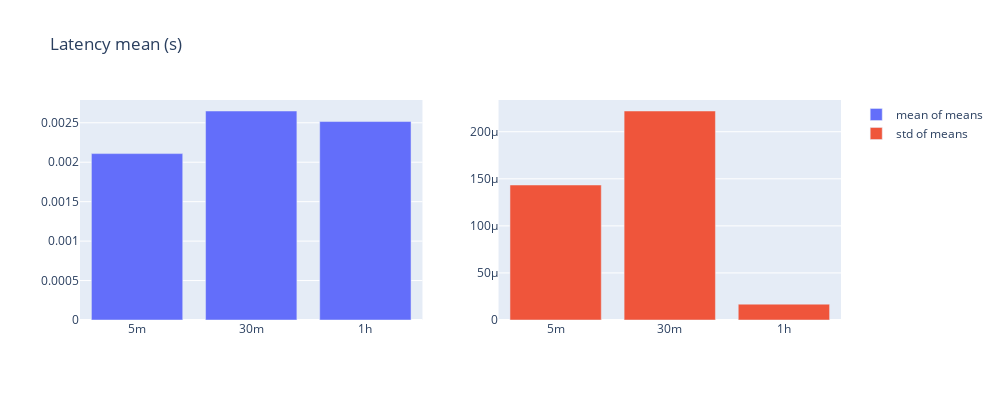

Write notebook code for a chart like this one.
### Code cell
bar_plot("Latency mean (s)", latency_mean)

### Figure 1 — Plotly figure (JSON) as saved in the notebook; plotly's stock layout.template omitted (floating-point values rounded to 4 significant figures)
{"data": [{"name": "mean of means", "type": "bar", "x": ["5m", "30m", "1h"], "xaxis": "x", "y": [0.002109, 0.002649, 0.002516], "yaxis": "y"}, {"name": "std of means", "type": "bar", "x": ["5m", "30m", "1h"], "xaxis": "x2", "y": [0.0001434, 0.000222, 1.683e-05], "yaxis": "y2"}], "layout": {"height": 400, "title": {"text": "Latency mean (s)"}, "width": 1000, "xaxis": {"anchor": "y", "autorange": true, "domain": [0, 0.45], "range": [-0.5, 2.5], "type": "category"}, "xaxis2": {"anchor": "y2", "autorange": true, "domain": [0.55, 1], "range": [-0.5, 2.5], "type": "category"}, "yaxis": {"anchor": "x", "autorange": true, "domain": [0, 1], "range": [0, 0.002789], "type": "linear"}, "yaxis2": {"anchor": "x2", "autorange": true, "domain": [0, 1], "range": [0, 0.0002337], "type": "linear"}}}
